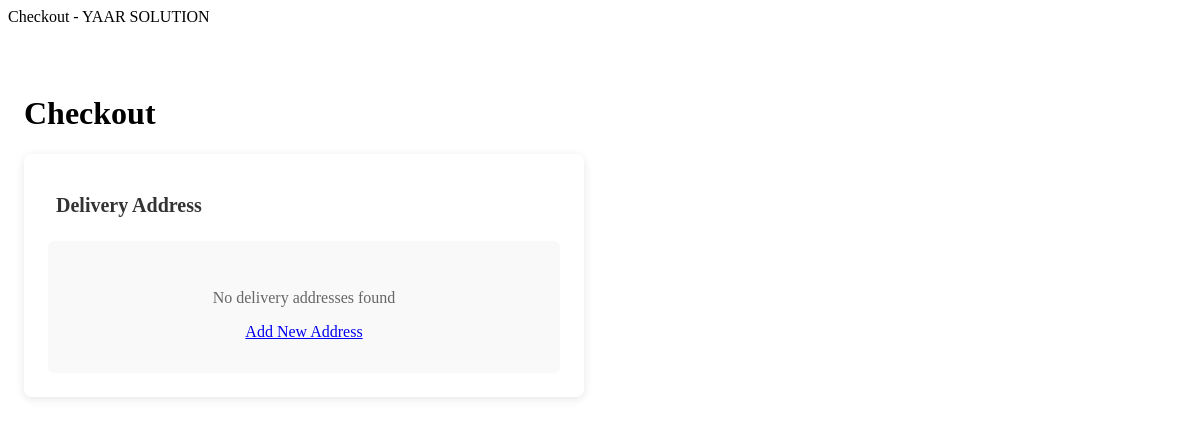
Before: /checkout/ (signed in) with the older database file.
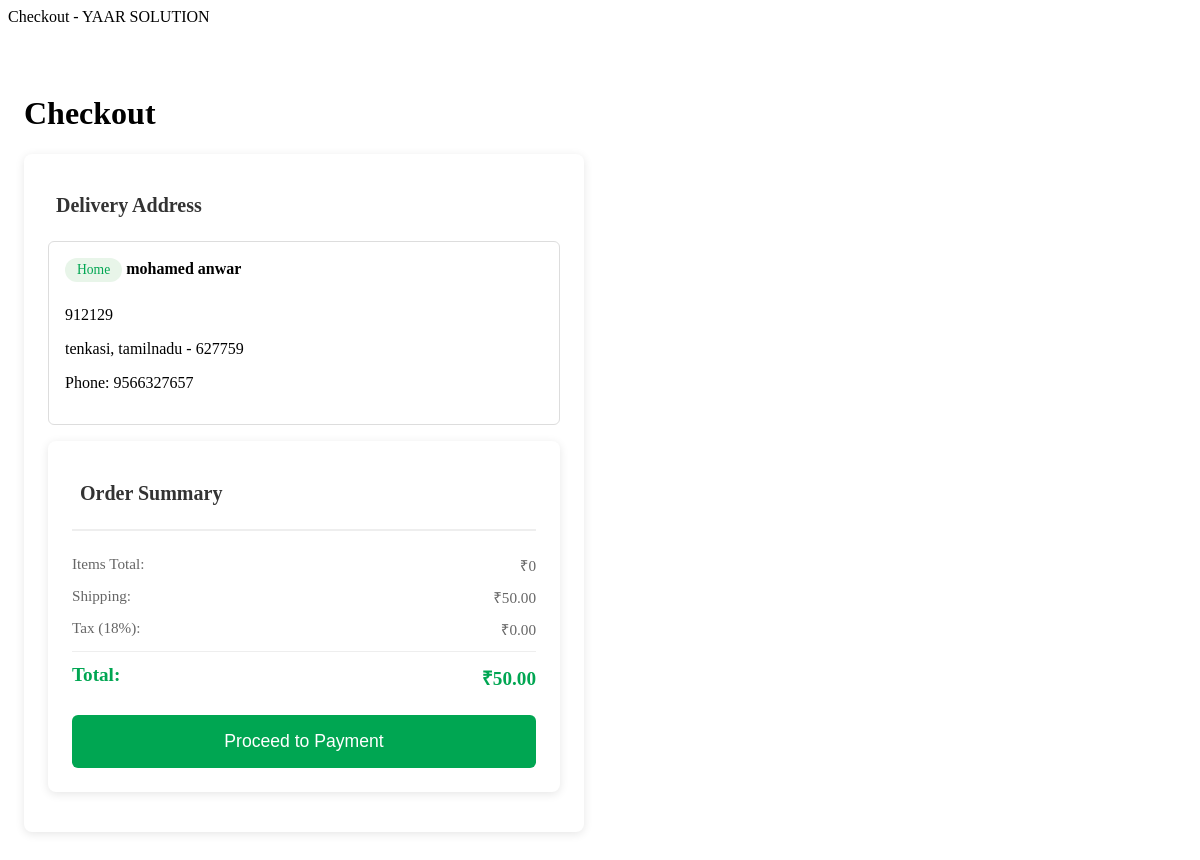
After: the same page with the newer database file.
### store/models.py (models this page shows, shortened)
class Address(models.Model):
    ADDRESS_TYPES = (
        ('home', 'Home'),
        ('work', 'Work'),
        ('other', 'Other')
    )
    STATES = (
        ('AP', 'Andhra Pradesh'),
        ('AR', 'Arunachal Pradesh'),
        ('WB', 'West Bengal'),
    )
    user = models.ForeignKey(User, on_delete=models.CASCADE, related_name='addresses')
    name = models.CharField(max_length=100)
    phone = models.CharField(max_length=15)
    alternate_phone = models.CharField(max_length=15, blank=True, null=True)
    street = models.CharField(max_length=255)
    landmark = models.CharField(max_length=100, blank=True, null=True)
    city = models.CharField(max_length=100)
    state = models.CharField(max_length=100, choices=STATES)
    pincode = models.CharField(max_length=10)
    type = models.CharField(max_length=10, choices=ADDRESS_TYPES, default='home')
    is_default = models.BooleanField(default=False)
    is_active = models.BooleanField(default=True)
    created_at = models.DateTimeField(auto_now_add=True)
    updated_at = models.DateTimeField(auto_now=True)
    class Meta:
        ordering = ['-is_default', '-created_at']
        verbose_name_plural = 'Addresses'
        indexes = [
            models.Index(fields=['user', 'is_default']),
            models.Index(fields=['pincode']),
        ]

### store/views.py (the view, shortened to what this page needs)
# urls.py: path('checkout/', views.checkout_view, name='checkout'),  # Keep only this checkout URL
@login_required
def checkout_view(request):
    addresses = Address.objects.filter(user=request.user)
    cart_manager = CartManager(request)
    cart = cart_manager.cart
    items_total = cart_manager.get_total
    shipping_fee = Decimal('50.00')
    tax_amount = items_total * Decimal('0.18')  # 18% GST
    total_amount = items_total + shipping_fee + tax_amount
    context = {
        'addresses': addresses,
        'cart': cart,
        'cart_items': cart.items.select_related('product', 'variant'),
        'RAZORPAY_KEY_ID': settings.RAZORPAY_KEY_ID,
        'items_total': items_total,
        'shipping_fee': shipping_fee,
        'tax_amount': tax_amount,
        'total_amount': total_amount
    }
    return render(request, 'store/checkout.html', context)

### store/context_processors.py (called while the page is built, shortened)
def cart_context(request):
    cart = request.session.get('cart', {})
    cart_items = []
    total_amount = Decimal('0.00')
    shipping = Decimal('50.00') if cart_items else Decimal('0.00')
    return {
        'cart_data': {
            'items': cart_items,
            'subtotal': str(total_amount),
            'shipping': str(shipping),
            'total': str(total_amount + shipping),
            'item_count': len(cart_items),
            'total_items': sum(item.get('quantity', 0) for item in cart.values())
        }
    }

### store/models.py (called while the page is built)
    @property
    def total_price(self):
        return self.price * self.quantity

### store/views.py (called while the page is built)
    @property
    def cart(self):
        if self._cart is None:
            if self.request.user.is_authenticated:
                self._cart, _ = Cart.objects.get_or_create(
                    user=self.request.user,
                    is_active=True
                )
            elif self.cart_id:
                self._cart = Cart.objects.filter(id=self.cart_id, is_active=True).first()
            if not self._cart:
                self._cart = Cart.objects.create()
            self.session['cart_id'] = self._cart.id
        return self._cart

### store/templates/store/checkout.html (shortened to what this page needs)
{% load static %}
{% load custom_filters %}
{% block extra_css %}
<link rel="stylesheet" href="{% static 'css/checkout2.css' %}">
{% endblock %}
{% block content %}
<div class="checkout-container">
    <h1>Checkout</h1>
    <div class="checkout-grid">
        <div class="checkout-section">
            <h2> Delivery Address</h2>
            <div class="address-list">
                {% if addresses %}
<form method="post" id="checkout-form" action="{% url 'store:checkout' %}">
    {% for address in addresses %}
    <div class="address-card">
        <label for="address_{{ address.id }}">
            <div class="address-type">{{ address.get_type_display }}</div>
            <strong>{{ address.name }}</strong>
            <p>{{ address.street }}</p>
            <p>{{ address.city }}, {{ address.state }} - {{ address.pincode }}</p>
            <p>Phone: {{ address.phone }}</p>
        </label>
    </div>
    {% endfor %}
    <div class="checkout-section">
        <h2> Order Summary</h2>
        <div class="order-totals">
            <div class="total-line">
                <span>Items Total:</span>
                <span>₹{{ items_total }}</span>
            </div>
            <div class="total-line">
                <span>Shipping:</span>
                <span>₹{{ shipping_fee }}</span>
            </div>
            <div class="total-line">
                <span>Tax (18%):</span>
                <span>₹{{ tax_amount }}</span>
            </div>
            <div class="total-line grand-total">
                <span>Total:</span>
                <span>₹{{ total_amount }}</span>
            </div>
        </div>
        <button type="submit" class="btn btn-primary checkout-btn" {% if not addresses %}disabled{% endif %}>
            Proceed to Payment
        </button>
    </div>
</form>
                {% else %}
                    <div class="no-address">
                        <p>No delivery addresses found</p>
                        <a href="{% url 'store:profile' %}?address_required=true"
                           class="btn btn-primary">Add New Address</a>
                    </div>
                {% endif %}
            </div>
        </div>
    </div>
</div>
{% endblock %}

Changed rows visible on the page:
added Address: type "Home", name "mohamed anwar", street "912129", city "tenkasi", state "tamilnadu", pincode "627759", phone "9566327657"
Other visible differences:
{{ items_total }}: (not shown) → "0"
{{ shipping_fee }}: (not shown) → "50.00"
{{ tax_amount }}: (not shown) → "0.00"
{{ total_amount }}: (not shown) → "50.00"
text no longer shown: "No delivery addresses found Add New Address"
text now shown: "Order Summary Items Total: ₹ Shipping: ₹ Tax (18%): ₹ Total: ₹ Proceed to Payment"
